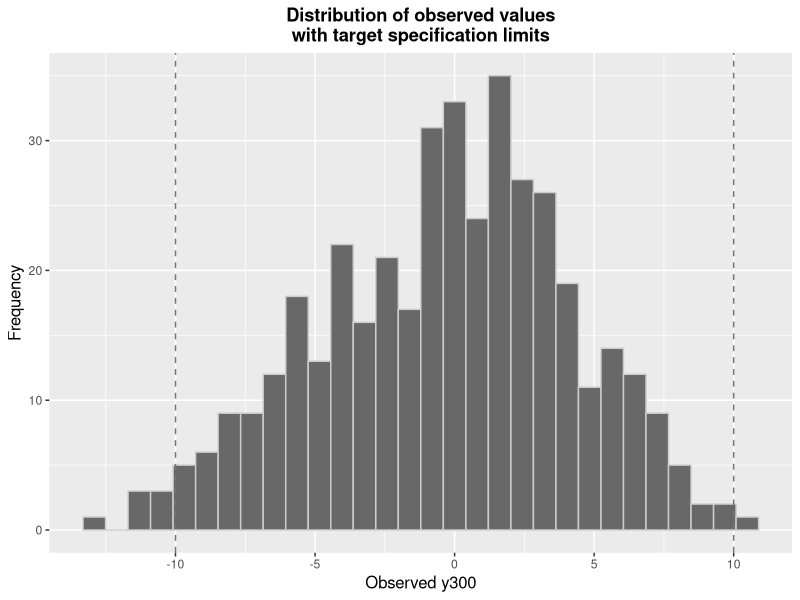

Recreate this plot in R. (Note: this script raises an error after producing the figure.)
# STAT 435 Team 2
# Measurement Assessment (W2) - Analysis code

library(ggplot2)

baseline.data <- read.table("Baseline.csv", header=TRUE)
head(baseline.data)

# In class, we called a "good" measurement error as less than 1/3 of the total process
# error.
baseline.sd <- sd(baseline.data$y300); baseline.sd
# A 95% confidence interval for the standard deviation
baseline.df <- length(baseline.data$y300) - 1
baseline.ci.lower <- sqrt(baseline.df*baseline.sd^2/qchisq(0.975, baseline.df)); baseline.ci.lower
baseline.ci.upper <- sqrt(baseline.df*baseline.sd^2/qchisq(0.025, baseline.df)); baseline.ci.upper
# So our 95% confidence interval for the standard deviation is [4.27, 4.85]
# We consider a measurement standard error greater than 1/2 of the total to be the dominant cause,
# and a standard error greater than 1/3 of the total to be a problem that needs to be addressed
# So we can rule out measurement if measurement variation is less than 1/3 of total variation
meas.max <- baseline.sd/3; meas.max
# So the target value we want to discriminate is 1/3 of the total, or 1.515

# Recall, our baseline data was normal-ish, with a few values lying outside spec
ggplot(data=baseline.data, mapping=aes(x=y300)) +
  geom_histogram(color="#CCCCCC", fill="#686868") +
  geom_vline(xintercept=-10, color="#747474", linetype="dashed") +
  geom_vline(xintercept=10, color="#747474", linetype="dashed") +
  theme(plot.title=element_text(hjust=0.5, face="bold"), 
        axis.title=element_text(size=12)) +
  ggtitle("Distribution of observed values\nwith target specification limits") +
  xlab("Observed y300") +
  ylab("Frequency")


y300.med <- median(data$y300); y300.med

min.part <- data$partnum[which.min(data$y300)]; min.part
max.part <- data$partnum[which.max(data$y300)]; max.part
med.part <- data$partnum[data$y300 == median(data$y300)][1]; med.part


# Our first go of measuring the data, just to assess whether we need a bigger sample size
# Regardless, we'll want to measure more over multiple hours.
# We looked at the 3 parts, just taking 8 consecutive measurements of each (that's 24 in total)
measurement.initial <- read.table("measurement_1.csv", header=TRUE)
tail(measurement.initial)

# We add our original baseline data to our sample of measurements, 
# for 9 measurements for each part
orig.samples <- baseline.data[baseline.data$partnum %in% c(min.part, max.part, med.part),]
orig.samples$minute <- orig.samples$partnum
measurement.initial <- rbind(measurement.initial, orig.samples)

ggplot(data=measurement.initial, mapping=aes(y=y300, group=partnum)) +
         geom_boxplot()

ggplot(data=measurement.initial, mapping=aes(y=y300, x=partnum)) + geom_point()

model <- lm(y300 ~ as.factor(partnum), data=measurement.initial)
summary(model)


### Determining desired sample size
# Our measurement standard deviation is 1.632
# We can construct a confidence interval:
meas.df <- model$df.residual
meas.sd <- summary(model)$sigma; meas.sd
meas.ci.lower <- sqrt(meas.df*meas.sd^2/qchisq(0.975, meas.df)); meas.ci.lower
meas.ci.upper <- sqrt(meas.df*meas.sd^2/qchisq(0.025, meas.df)); meas.ci.upper
# The variability in our measurement is above our 1/3 critical value of 1.515,
# but the 95% CI for the true measurement error includes regions lower than the 1/3 value, 
# and above the 1/2 value that we would assign measurement eror the dominant cause.
# We need to tighten up our CI (by increasing sample size).

# If we can get our CI to be less than the 3/4 distance between the 1/3 and 1/2 values, 
# we could at least say which side it leans towards.
target.width <- (baseline.sd/2 - baseline.sd/3)*3/4; target.width
for (prop.df in meas.df:200)
{
  prop.ci.width <- sqrt(prop.df*meas.sd^2/qchisq(0.025, prop.df)) - 
                   sqrt(prop.df*meas.sd^2/qchisq(0.975, prop.df))
  if (prop.ci.width < target.width) break
}
prop.df
prop.ci.width

measurement2 <- read.table("measurement_2.csv", header=TRUE)
measurement.full <- rbind(measurement.initial, measurement2)
measurement.full$partnum <- as.factor(measurement.full$partnum)
measurement.full$period <- as.factor(c(rep(1, 24), rep(2, 8), rep(3,8), rep(2,8), rep(3,8), rep(2,8), rep(3,8)))

# We can run an anova
meas.model <- aov(y300 ~ partnum, measurement.full)
summary(meas.model)
meas.df <- meas.model$df.residual; meas.df
meas.sd <- sd(resid(meas.model)); meas.sd
meas.ci.lower <- sqrt(meas.df*meas.sd^2/qchisq(0.975, meas.df)); meas.ci.lower
meas.ci.upper <- sqrt(meas.df*meas.sd^2/qchisq(0.025, meas.df)); meas.ci.upper

plots.base <- ggplot(data=measurement.full) + 
  theme(plot.title=element_text(hjust=0.5, face="bold"), 
        axis.title=element_text(size=12))

plots.base + geom_point(mapping=aes(y=y300, x=period, color=partnum)) +
  ggtitle("Plot of measurements")

ggplot(data=measurement.full, mapping=aes(y=y300, group=partnum)) + geom_boxplot()
disc <- baseline.sd/sd(resid(meas.model))

plots.base + geom_point(mapping=aes(y=meas.model$residuals, x=period, color=partnum))

hour.model <- aov(y300 ~ partnum + period, measurement.full)
summary(hour.model)

